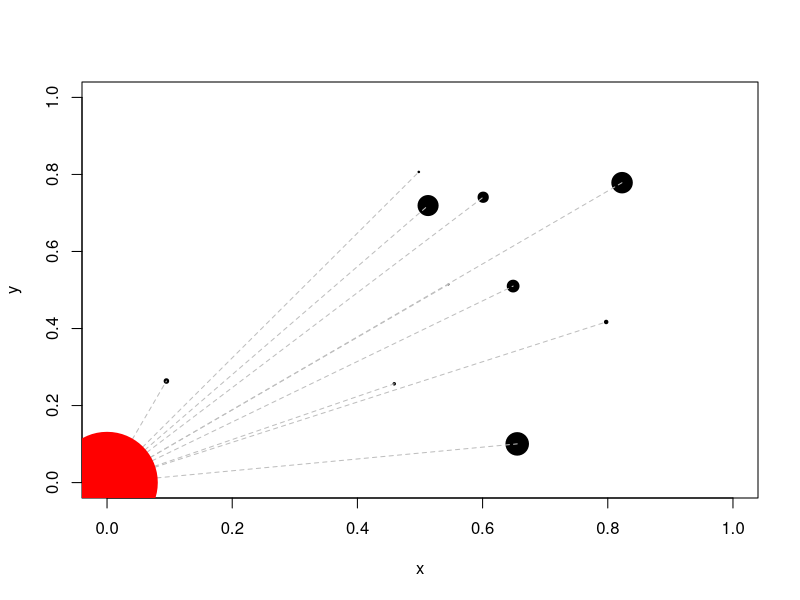
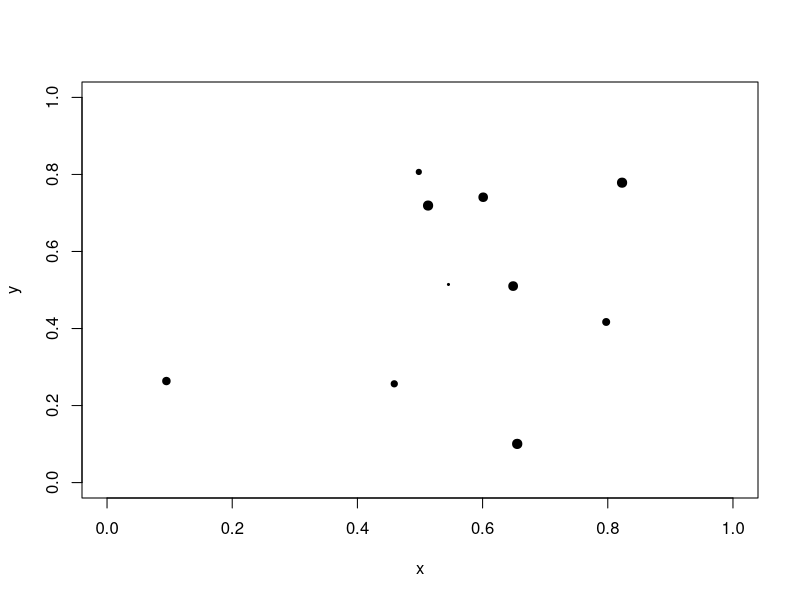
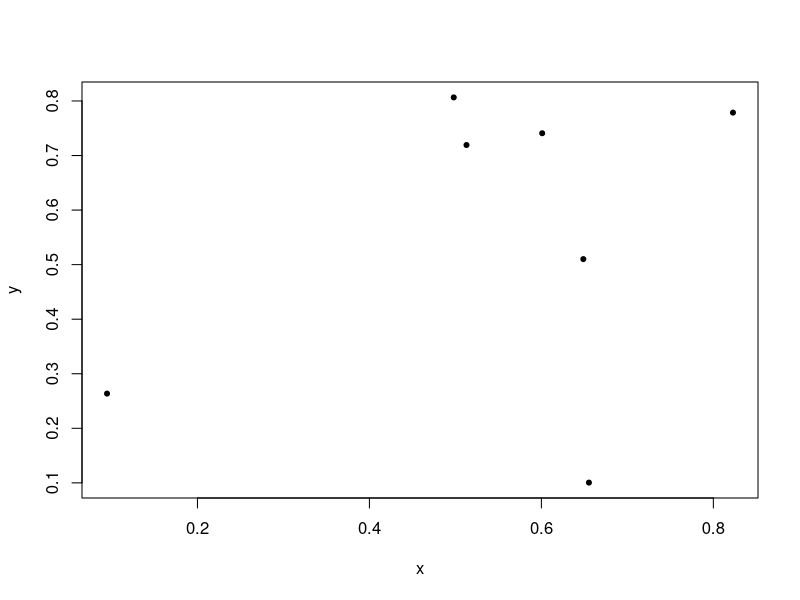
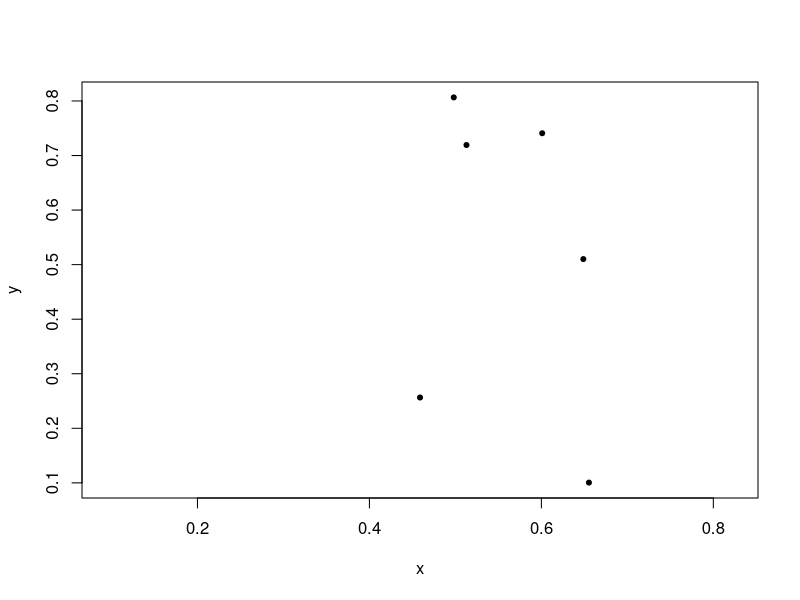
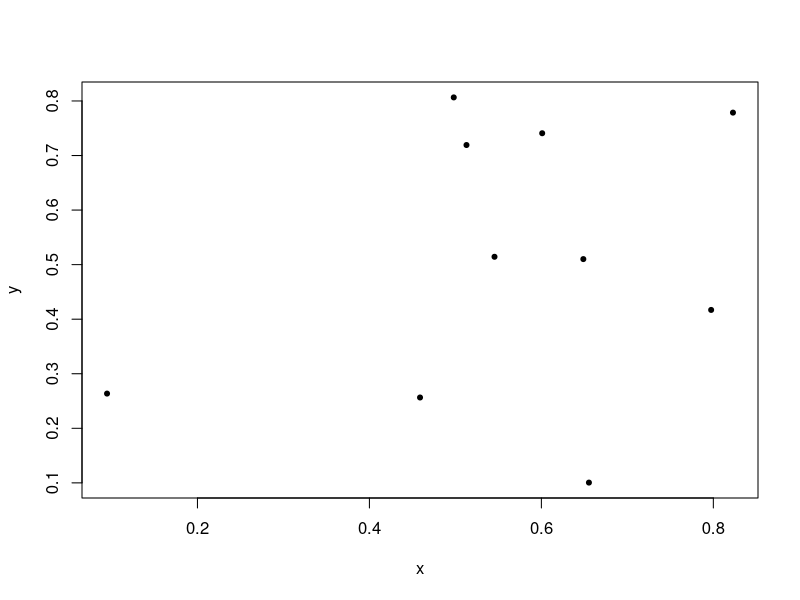
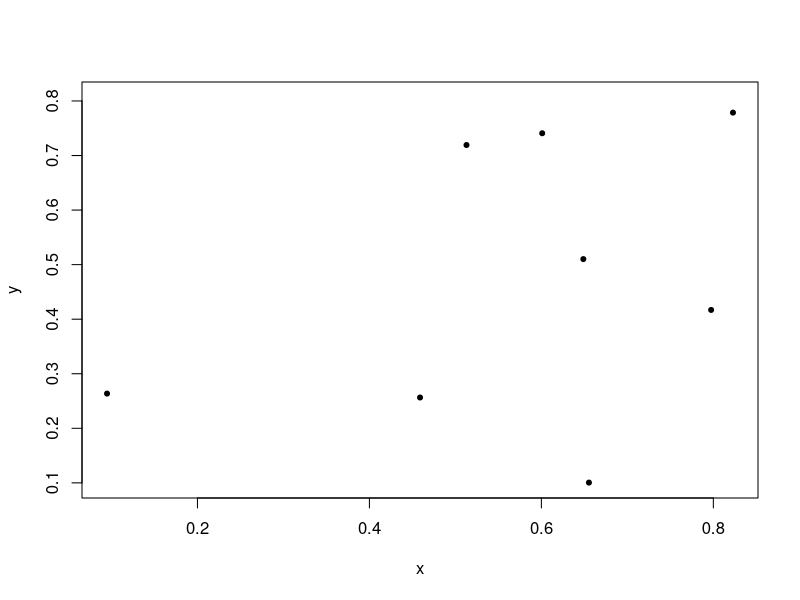
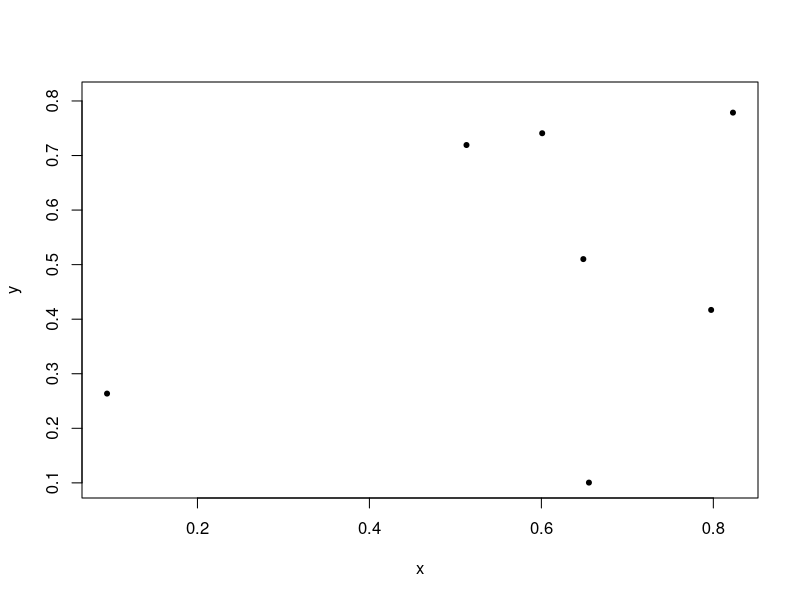
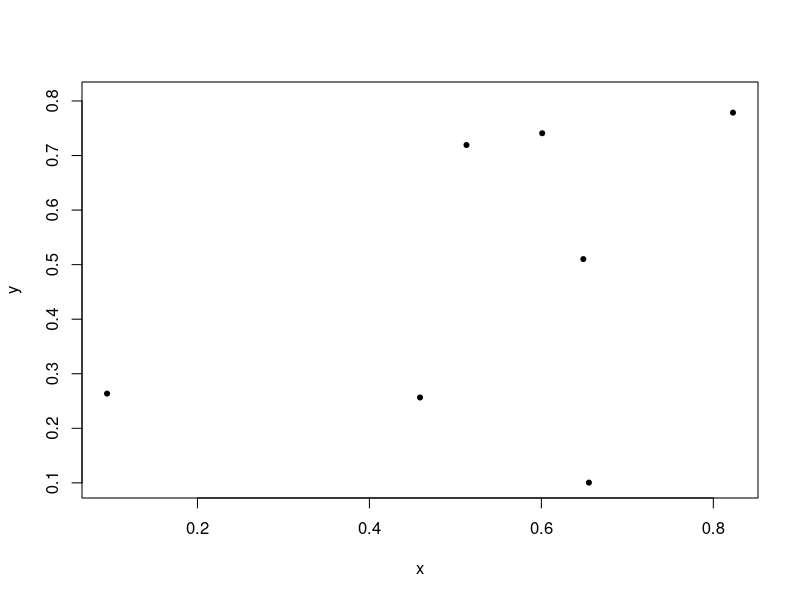

The R source for these figures, in order:
coord.cont <- c(0,0)

set.seed(1354)

x = runif(10, 0, 1)
y = runif(10, 0, 1)

coord.islas <- data.frame(x, y)

area.cont <- rnorm(1, 200, 1)

area.is <- (rnorm(10, 2, 2))^2

plot(x, y, xlim = c(0,1), ylim = c(0,1),  pch = 20, cex = area.is/5) #Gráfica de las islas
for(i in 1:10){
      lines(c(0, x[i]), c(0, y[i]), lty = 2, col = "grey")
  } #Pintar las líneas
points(0,0, pch = 20, col = "red", cex = area.cont/10) #Punto de la fuente continental

dist <- sqrt(x^2 + y^2)

## Número de especies continentales

#Función para E
E.p <- function(A, e=0.01, X=1.009){
  Ei <- ifelse(A > e^(1/X), e/(A^X), 1)
  Ei}

x.is <- exp(rnorm(1, mean = 0.1, sd = 0.2))
e <- exp(rnorm(1))

Ei <- E.p(A = area.is,
          e = e,
          X = x.is)

#Función para Si
C.p <- function(d, yprima, alfa, area){
  Sij <- exp(-alfa*d ) * area
  Ci <- 1/(1 + (yprima/Sij)^2)
  Ci
}

yprima <- exp(rnorm(1))
alfa <- exp(rnorm(1))

Ci <- numeric(10)
for(i in 1:10){
  Ci[i] <- C.p(d = dist[i],
               yprima = yprima,
               alfa = alfa,
               area = area.is[i])
}

Ci  

Ji <- Ci/(Ci + Ei)

plot(x,y, pch = 20, cex = Ji*2,
     xlim = c(0,1),
     ylim = c(0,1))

sim.sp <- c()
for(i in 1:10){sim.sp[i] <- rbinom(1, 1, Ji[i])}

s <- c()
for(j in 1:100){
for(i in 1:10){
  s[i] <- rbinom(1, 1, Ji[i])
}
  sim.sp <- rbind(s, sim.sp)
  
  }
sim.sp

for(i in 1:100){
  plot(x, y, cex = sim.sp[i, ], pch = 20)
}
